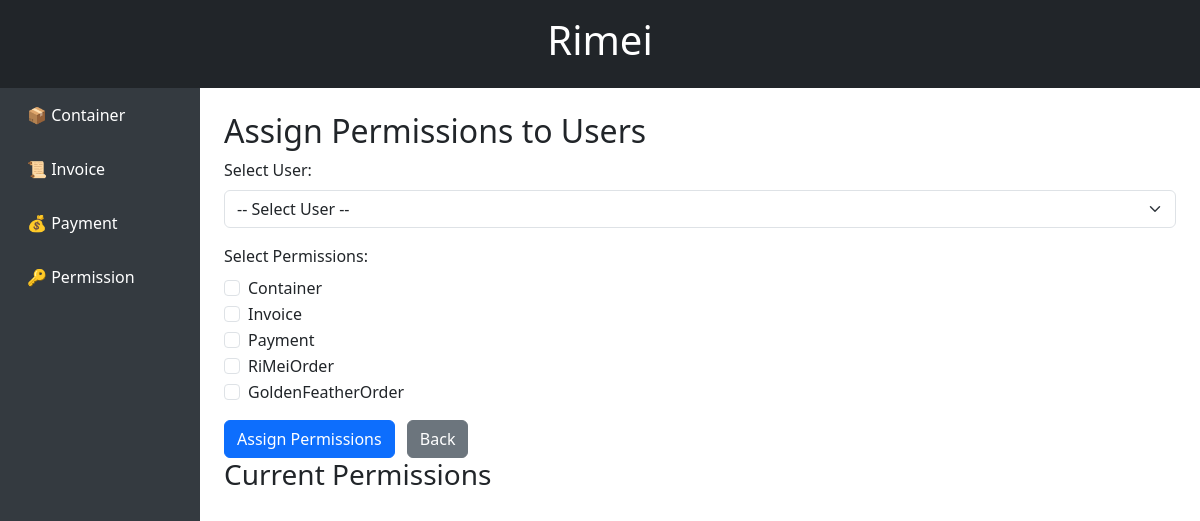
The page /assign_permission/ on the database its author committed.
### container/models.py (models this page shows, shortened)
class Permission(models.Model):
    index = models.AutoField(primary_key=True)  # 自动生成的主键
    name = models.CharField(max_length=255, unique=True)  # 权限名称，唯一
    description = models.TextField(blank=True, null=True)  # 权限描述，可选

### container/pyviews/user.py (the view, shortened to what this page needs)
# urls.py: path('assign_permission/', user.assign_permission_view, name='assign_permission'),
def assign_permission_view(request):
    users = User.objects.all()  # 获取所有用户
    permissions = Permission.objects.all()  # 获取所有权限
    return render(request, 'container/user/assign_permission.html', {'users': users, 'permissions': permissions})

### container/templates/container/user/assign_permission.html (shortened to what this page needs)
{% extends "container/base.html" %}
{% block content %}
<h2>Assign Permissions to Users</h2>
<form method="post" id="assign-permission-form" action="{% url 'update_user_permissions' user_id=0 %}">
    <div class="mb-3">
        <label for="user_id" class="form-label">Select User:</label>
        <select id="user_id" name="user_id" class="form-select" required onchange="updateFormAction()">
            <option value="">-- Select User --</option>
        </select>
    </div>
    <div class="mb-3">
        <label class="form-label">Select Permissions:</label>
        <div id="permissions-container">
            {% for permission in permissions %}
                <div class="form-check">
                    <input type="checkbox" class="form-check-input" id="permission_{{ permission.index }}" name="permission_ids" value="{{ permission.index }}">
                    <label class="form-check-label" for="permission_{{ permission.index }}">{{ permission.name }}</label>
                </div>
            {% endfor %}
        </div>
    </div>
    <button type="submit" class="btn btn-primary">Assign Permissions</button>
    <a href="{% url 'permission' %}" class="btn btn-secondary ms-2">Back</a>
</form>
<h3>Current Permissions</h3>
{% endblock %}

### rows shown on the page
Permission: name "Container"
Permission: name "Invoice"
Permission: name "Payment"
Permission: name "RiMeiOrder"
Permission: name "GoldenFeatherOrder"
